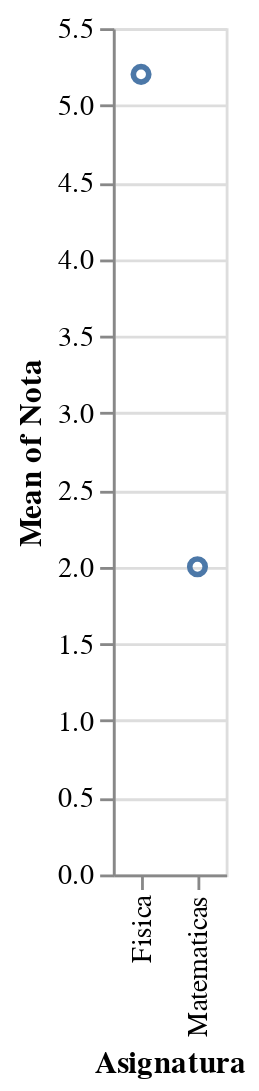

This figure's notebook cell:
### Markdown cell above
# Funciones de Agregación.

En el anterior ejemplo, hemos usado como variable para el eje Y count(), por lo que hemos adelantado otra herramienta útil de Altair. Esta librería nos permite usar funciones de agregación dentro del encoding, como por ejemplo mean(), median(), min() o max().

Se puede hacer de dos formas, si quisieramos simplemente usar una función de agregación sobre una columna en específico haríamos:

### Code cell
students_data = {
    'Estudiante': ['Ana', 'Juan', 'Pedro', 'Maria', 'Luis'] * 2,
    'Asignatura': ['Matematicas', 'Fisica'] * 5,
    'Nota': np.random.randint(0, 10, size=10)
}

students_df = pd.DataFrame(students_data)

alt.Chart(students_df).mark_point().encode(
    x='Asignatura',
    y='mean(Nota)',
)

### Figure 1 — Vega-Lite specification as saved in the notebook (floating-point values rounded to 4 significant figures)
{"config": {"view": {"continuousWidth": 400, "continuousHeight": 300}}, "data": {"name": "data-a36e0f75ab57662631c50313676e0c58"}, "mark": "point", "encoding": {"x": {"field": "Asignatura", "type": "nominal"}, "y": {"aggregate": "mean", "field": "Nota", "type": "quantitative"}}, "$schema": "https://vega.github.io/schema/vega-lite/v4.17.0.json", "datasets": {"data-a36e0f75ab57662631c50313676e0c58": [{"Estudiante": "Ana", "Asignatura": "Matematicas", "Nota": 1}, {"Estudiante": "Juan", "Asignatura": "Fisica", "Nota": 1}, {"Estudiante": "Pedro", "Asignatura": "Matematicas", "Nota": 0}, {"Estudiante": "Maria", "Asignatura": "Fisica", "Nota": 6}, {"Estudiante": "Luis", "Asignatura": "Matematicas", "Nota": 8}, {"Estudiante": "Ana", "Asignatura": "Fisica", "Nota": 9}, {"Estudiante": "Juan", "Asignatura": "Matematicas", "Nota": 1}, {"Estudiante": "Pedro", "Asignatura": "Fisica", "Nota": 8}, {"Estudiante": "Maria", "Asignatura": "Matematicas", "Nota": 0}, {"Estudiante": "Luis", "Asignatura": "Fisica", "Nota": 2}]}}
